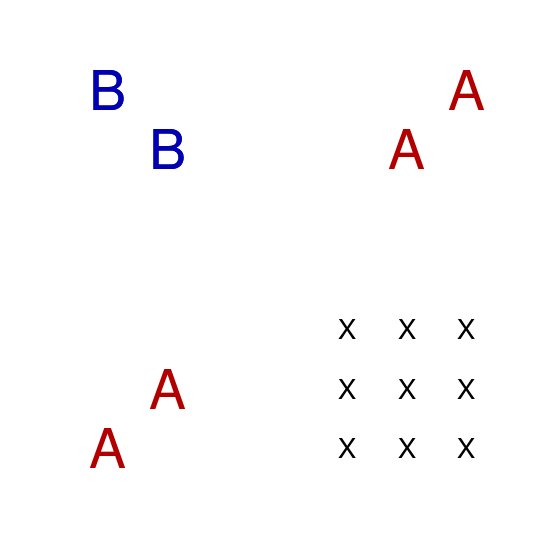

Source code (MATLAB): (Note: this script raises an error after producing the figure.)
clear;close;clc

%  133 134 135 136 137 138 139 140 141 142 143 144
%  121 122 123 124 125 126 127 128 129 130 131 132
%  109 110 111 112 113 114 115 116 117 118 119 120
%   97  98  99 100 101 102 103 104 105 106 107 108
%   85  86  87  88  89  90  91  92  93  94  95  96
%   73  74  75  76  77  78  79  80  81  82  83  84
%   61  62  63  64  65  66  67  68  69  70  71  72
%   49  50  51  52  53  54  55  56  57  58  59  60
%   37  38  39  40  41  42  43  44  45  46  47  48
%   25  26  27  28  29  30  31  32  33  34  35  36
%   13  14  15  16  17  18  19  20  21  22  23  24
%    1   2   3   4   5   6   7   8   9  10  11  12



addpath ef
addpath utility
load data





a = stimuli(alphas,:);
b = stimuli(betas,:);

figure
hold on
fsize=40;
lwidth=3;
pdfsize=[400 400];



% exemplars

text(a(:,1),a(:,2),'A','color',[0.7 0 0],'fontsize',fsize,....
	'horizontalalignment','center')
text(b(:,1),b(:,2),'B','color',[0 0 0.7],'fontsize',fsize,....
	'horizontalalignment','center')



	text(stimuli(criticals,1),stimuli(criticals,2),'X','color',[0 0 0],'fontsize',fsize/2,....
	'horizontalalignment','center')
	


axis([-1 1 -1 1]*1.2)

box on
axis square
set(gca,'linewidth',lwidth,'fontsize',fsize,'ytick',[],'xtick',[])
axis off

set(gcf, 'PaperUnits','points', 'PaperPosition',[0 0 pdfsize],...
		'papersize',[pdfsize],'position',[500 500 pdfsize])
set(gcf, 'color', 'w'); set(gca, 'color', 'w');  
export_fig categories.pdf -transparent



